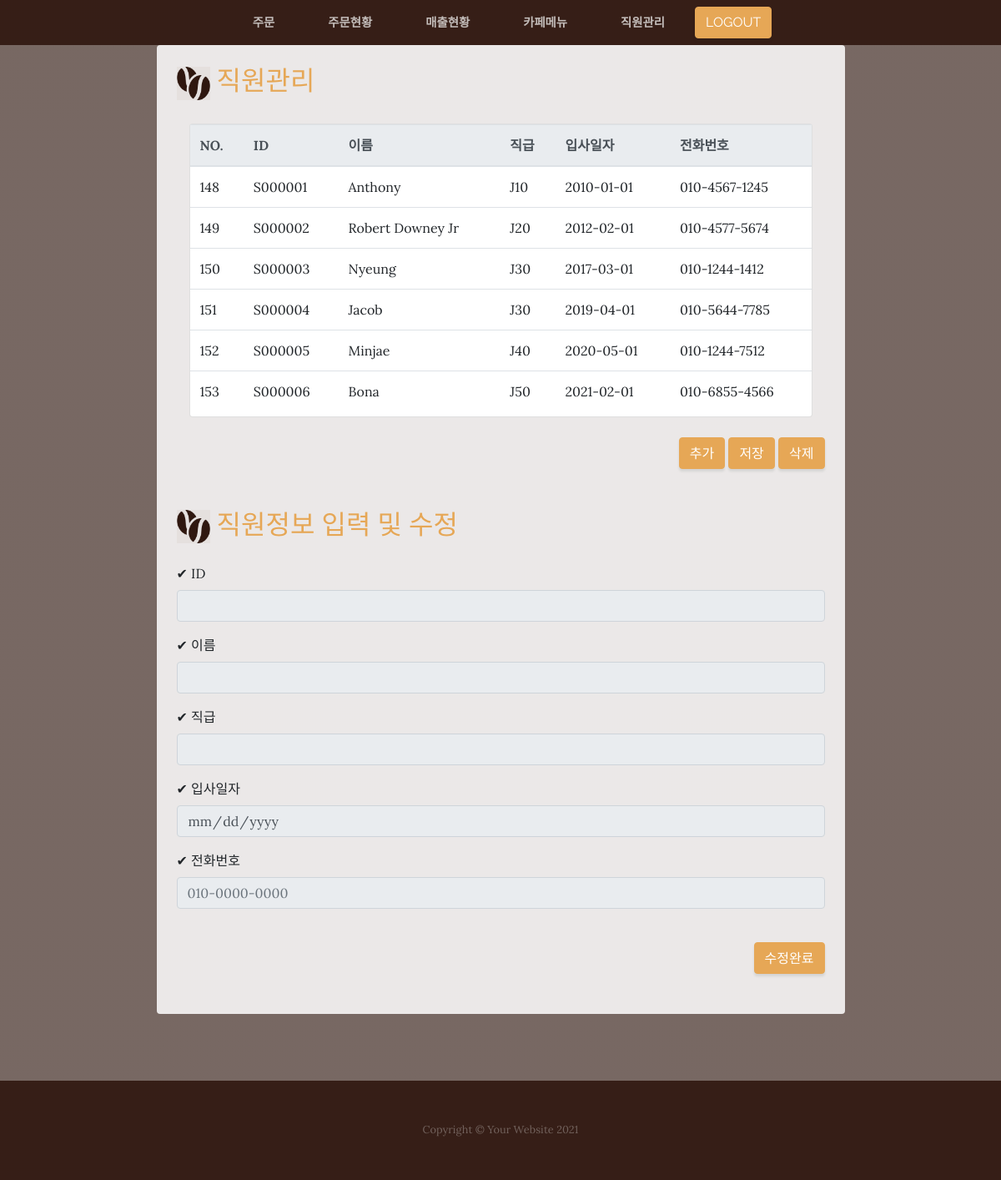
Page /staff/ on the committed database.
### mapleApp/models.py (models this page shows, shortened)
class Staff(models.Model):
    staffid = models.CharField(max_length=20,verbose_name='직원id')
    staffname = models.CharField(max_length=20,verbose_name='직원명')
    jobtitle = models.CharField(max_length=20,choices=job_title ,verbose_name='직급' )
    startdate = models.DateField(verbose_name='입사일')
    phone = models.CharField(max_length=20,verbose_name='전화번호')
    class Meta:
        db_table = 'm_staff' #테이블명

### mapleApp/views.py (the view)
# urls.py: path('staff/', views.staff, name='staff'),
def staff(request):
    staffs = Staff.objects.all()
    context = {'staffs' : staffs}
    return render(request, 'staff.html', context)

### mapleApp/templates/staff.html (shortened to what this page needs)
{% include 'header.html' %}
{% load static%}
{% load humanize %}
  <section class="page-section about-heading">
    <div class="container">
      <div class="about-heading-content">
        <div class="row">
          <div class="col-xl-9 col-lg-10 mx-auto">
            <div class="bg-faded rounded p-4">
              <h2 class="section-heading mb-1">
                <img  src="{% static 'img/cafe_icon3.png'%}" width="40" height="40">
                <span class="text-uppercase text-primary" > 직원관리 </span>
              </h2>
              <br>
              <div class="container d-flex justify-content-center mt-50 mb-50">
                <div class="card w-100">
                  <div class="table-responsive">
                    <div style="width:100%; height:350px; overflow:auto ">
                    <table class="table table-hover " >
                      <thead class="thead-light">
                        <tr>
                          <th scope="col">NO.</th>
                          <th scope="col">ID</th>
                          <th scope="col">이름</th>
                          <th scope="col">직급</th>
                          <th scope="col">입사일자</th>
                          <th scope="col">전화번호</th>
                        </tr>
                      </thead>
                      <tbody id="staff_table">
                          {% for Staff in staffs %}
                          <tr>
                            <td>{{Staff.id}}</td>
                            <td>{{Staff.staffid}}</td>
                            <td>{{Staff.staffname}}</a></td>
                            <td>{{Staff.jobtitle}}</td>
                            <td>{{Staff.startdate|date:'Y-m-d'}}</td>
                            <td>{{Staff.phone}}</td>
                            </tr>
                          {% endfor %}
                      </tbody>
                    </table>
                    </div>
                  </div>
                </div>
              </div>
              <br>
              <div class="intro-button" align="right">
                <button type="submit" class="btn btn-primary" id="inputBtn2">추가</button>
                <button type="submit" class="btn btn-primary" id="saveBtn2">저장</button>
                <button type="submit" class="btn btn-primary" id="delBtn2">삭제</button>
              </div>
              <br>
              <h2 class="section-heading mb-4">
                <img  src="{% static 'img/cafe_icon3.png'%}" width="40" height="40">
                <span class="text-uppercase text-primary" > 직원정보 입력 및 수정 </span>
              </h2>
              <section class="content">
                <div class="row">
                  <div class="col-md-12">
                    <div class="box box-primary">
                      <form id="regForm"  method="post" action="" >
                        <div class="box-body">
                          <div class="form-group">
                            <label for="exampleInputEmail1"> ✔ ID </label>
                              <input type="text"  name="staffid" readonly
                                id='staffid' class="form-control" placeholder="">
                          </div>
                          <div class="form-group">
                            <label for="exampleInputEmail1"> ✔ 이름 </label>
                              <input type="text"  name="staffname" readonly
                                id='staffname' class="form-control" placeholder="">
                          </div>
                          <div class="form-group">
                            <label for="exampleInputEmail1"> ✔ 직급 </label>
                              <input type="text"   name="jobtitle" readonly
                                id='jobtitle' class="form-control" placeholder="">
                          </div>
                          <div class="form-group">
                            <label for="exampleInputEmail1"> ✔ 입사일자 </label>
                              <input type="date"   name="startdate" readonly
                                id='startdate' class="form-control" placeholder="">
                          </div>
                           <div class="form-group">
                            <label for="exampleInputEmail1"> ✔ 전화번호 </label>
                              <input type="tel"  name="phone" readonly
                                id='phone' class="form-control" placeholder="010-0000-0000">
                            </div>
                        </div>
                      </form>
                    </div>
                  </div>
                </div>
              </section>
              <br>
              <div class="intro-button" align="right">
                <button type="submit" class="btn btn-primary" id="modiBtn3">수정완료</button>
              </div>
              <br>
            </div>
          </div>
        </div>
      </div>
    </div>
  </section>
{% include 'footer.html' %}
</body>
</html>

### rows in the picture
Staff: id "148", staffid "S000001", staffname "Anthony", jobtitle "J10", startdate "2010-01-01", phone "010-4567-1245"
Staff: id "149", staffid "S000002", staffname "Robert Downey Jr", jobtitle "J20", startdate "2012-02-01", phone "010-4577-5674"
Staff: id "150", staffid "S000003", staffname "Nyeung", jobtitle "J30", startdate "2017-03-01", phone "010-1244-1412"
Staff: id "151", staffid "S000004", staffname "Jacob", jobtitle "J30", startdate "2019-04-01", phone "010-5644-7785"
Staff: id "152", staffid "S000005", staffname "Minjae", jobtitle "J40", startdate "2020-05-01", phone "010-1244-7512"
Staff: id "153", staffid "S000006", staffname "Bona", jobtitle "J50", startdate "2021-02-01", phone "010-6855-4566"
